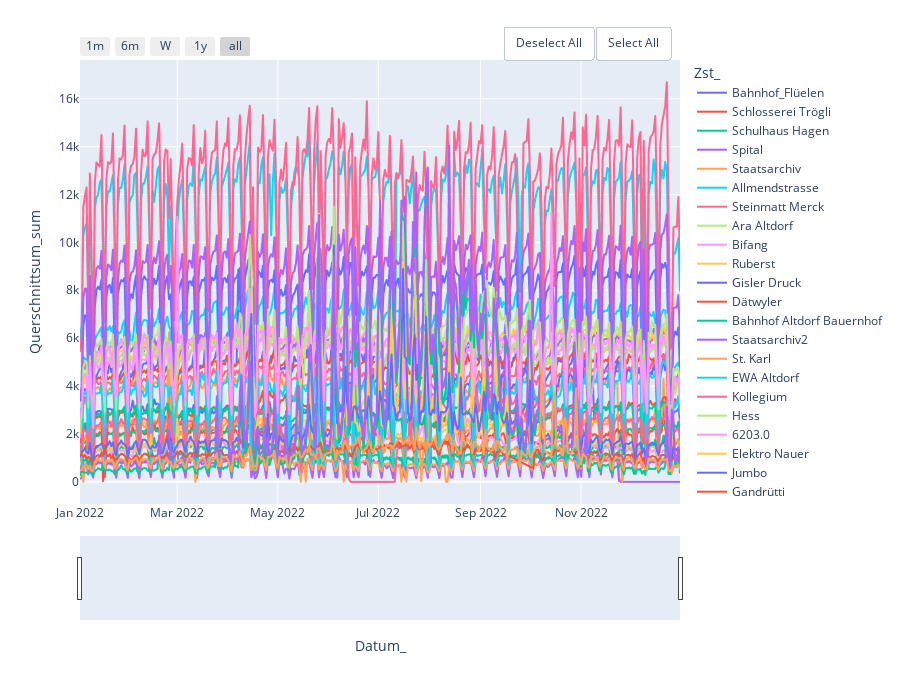

Notebook code for this chart:
### Code cell
fig = px.line(result, x="Datum_", y="Querschnittsum_sum", color='Zst_', height=700)

fig.update_layout(dict(updatemenus=[
                        dict(
                            type = "buttons",
                            direction = "left",
                            buttons=list([
                                dict(
                                    args=["visible", "legendonly"],
                                    label="Deselect All",
                                    method="restyle"
                                ),
                                dict(
                                    args=["visible", True],
                                    label="Select All",
                                    method="restyle"
                                )
                            ]),
                            pad={"r": 10, "t": 10},
                            showactive=False,
                            x=1,
                            xanchor="right",
                            y=1.1,
                            yanchor="top"
                        ),
                    ]
              ))
fig.update_layout(
    xaxis=dict(
        rangeselector=dict(
            buttons=list([
                dict(count=1,
                     label="1m",
                     step="month",
                     stepmode="backward"),
                dict(count=6,
                     label="6m",
                     step="month",
                     stepmode="backward"),
                dict(count=7,
                     label="W",
                     step="day",
                     stepmode="backward"),
                dict(count=1,
                     label="1y",
                     step="year",
                     stepmode="backward"),
                dict(step="all")
            ])
        ),
        rangeslider=dict(
            visible=True
        ),
        type="date"
    )
)

fig.show()

### Figure 1 — Plotly figure (JSON) as saved in the notebook; plotly's stock layout.template omitted (floating-point values rounded to 4 significant figures; data arrays with more than 128 entries replaced by an {"elided": "..."} marker saying what was removed)
{"data": [{"hovertemplate": "Zst_=Bahnhof_Flüelen<br>Datum_=%{x}<br>Querschnittsum_sum=%{y}<extra></extra>", "legendgroup": "Bahnhof_Flüelen", "line": {"color": "#636efa", "dash": "solid"}, "marker": {"symbol": "circle"}, "mode": "lines", "name": "Bahnhof_Flüelen", "showlegend": true, "type": "scattergl", "x": {"elided": "365 str values"}, "xaxis": "x", "y": {"elided": "365 int values"}, "yaxis": "y"}, {"hovertemplate": "Zst_=Schlosserei Trögli<br>Datum_=%{x}<br>Querschnittsum_sum=%{y}<extra></extra>", "legendgroup": "Schlosserei Trögli", "line": {"color": "#EF553B", "dash": "solid"}, "marker": {"symbol": "circle"}, "mode": "lines", "name": "Schlosserei Trögli", "showlegend": true, "type": "scattergl", "x": {"elided": "365 str values"}, "xaxis": "x", "y": {"elided": "365 int values"}, "yaxis": "y"}, {"hovertemplate": "Zst_=Schulhaus Hagen<br>Datum_=%{x}<br>Querschnittsum_sum=%{y}<extra></extra>", "legendgroup": "Schulhaus Hagen", "line": {"color": "#00cc96", "dash": "solid"}, "marker": {"symbol": "circle"}, "mode": "lines", "name": "Schulhaus Hagen", "showlegend": true, "type": "scattergl", "x": {"elided": "365 str values"}, "xaxis": "x", "y": {"elided": "365 int values"}, "yaxis": "y"}, {"hovertemplate": "Zst_=Spital<br>Datum_=%{x}<br>Querschnittsum_sum=%{y}<extra></extra>", "legendgroup": "Spital", "line": {"color": "#ab63fa", "dash": "solid"}, "marker": {"symbol": "circle"}, "mode": "lines", "name": "Spital", "showlegend": true, "type": "scattergl", "x": {"elided": "365 str values"}, "xaxis": "x", "y": {"elided": "365 int values"}, "yaxis": "y"}, {"hovertemplate": "Zst_=Staatsarchiv<br>Datum_=%{x}<br>Querschnittsum_sum=%{y}<extra></extra>", "legendgroup": "Staatsarchiv", "line": {"color": "#FFA15A", "dash": "solid"}, "marker": {"symbol": "circle"}, "mode": "lines", "name": "Staatsarchiv", "showlegend": true, "type": "scattergl", "x": {"elided": "365 str values"}, "xaxis": "x", "y": {"elided": "365 int values"}, "yaxis": "y"}, {"hovertemplate": "Zst_=Allmendstrasse<br>Datum_=%{x}<br>Querschnittsum_sum=%{y}<extra></extra>", "legendgroup": "Allmendstrasse", "line": {"color": "#19d3f3", "dash": "solid"}, "marker": {"symbol": "circle"}, "mode": "lines", "name": "Allmendstrasse", "showlegend": true, "type": "scattergl", "x": {"elided": "365 str values"}, "xaxis": "x", "y": {"elided": "365 int values"}, "yaxis": "y"}, {"hovertemplate": "Zst_=Steinmatt Merck<br>Datum_=%{x}<br>Querschnittsum_sum=%{y}<extra></extra>", "legendgroup": "Steinmatt Merck", "line": {"color": "#FF6692", "dash": "solid"}, "marker": {"symbol": "circle"}, "mode": "lines", "name": "Steinmatt Merck", "showlegend": true, "type": "scattergl", "x": {"elided": "365 str values"}, "xaxis": "x", "y": {"elided": "365 int values"}, "yaxis": "y"}, {"hovertemplate": "Zst_=Ara Altdorf<br>Datum_=%{x}<br>Querschnittsum_sum=%{y}<extra></extra>", "legendgroup": "Ara Altdorf", "line": {"color": "#B6E880", "dash": "solid"}, "marker": {"symbol": "circle"}, "mode": "lines", "name": "Ara Altdorf", "showlegend": true, "type": "scattergl", "x": {"elided": "365 str values"}, "xaxis": "x", "y": {"elided": "365 int values"}, "yaxis": "y"}, {"hovertemplate": "Zst_=Bifang<br>Datum_=%{x}<br>Querschnittsum_sum=%{y}<extra></extra>", "legendgroup": "Bifang", "line": {"color": "#FF97FF", "dash": "solid"}, "marker": {"symbol": "circle"}, "mode": "lines", "name": "Bifang", "showlegend": true, "type": "scattergl", "x": {"elided": "365 str values"}, "xaxis": "x", "y": {"elided": "365 int values"}, "yaxis": "y"}, {"hovertemplate": "Zst_=Ruberst<br>Datum_=%{x}<br>Querschnittsum_sum=%{y}<extra></extra>", "legendgroup": "Ruberst", "line": {"color": "#FECB52", "dash": "solid"}, "marker": {"symbol": "circle"}, "mode": "lines", "name": "Ruberst", "showlegend": true, "type": "scattergl", "x": {"elided": "365 str values"}, "xaxis": "x", "y": {"elided": "365 int values"}, "yaxis": "y"}, {"hovertemplate": "Zst_=Gisler Druck<br>Datum_=%{x}<br>Querschnittsum_sum=%{y}<extra></extra>", "legendgroup": "Gisler Druck", "line": {"color": "#636efa", "dash": "solid"}, "marker": {"symbol": "circle"}, "mode": "lines", "name": "Gisler Druck", "showlegend": true, "type": "scattergl", "x": {"elided": "365 str values"}, "xaxis": "x", "y": {"elided": "365 int values"}, "yaxis": "y"}, {"hovertemplate": "Zst_=Dätwyler<br>Datum_=%{x}<br>Querschnittsum_sum=%{y}<extra></extra>", "legendgroup": "Dätwyler", "line": {"color": "#EF553B", "dash": "solid"}, "marker": {"symbol": "circle"}, "mode": "lines", "name": "Dätwyler", "showlegend": true, "type": "scattergl", "x": {"elided": "365 str values"}, "xaxis": "x", "y": {"elided": "365 int values"}, "yaxis": "y"}, {"hovertemplate": "Zst_=Bahnhof Altdorf Bauernhof<br>Datum_=%{x}<br>Querschnittsum_sum=%{y}<extra></extra>", "legendgroup": "Bahnhof Altdorf Bauernhof", "line": {"color": "#00cc96", "dash": "solid"}, "marker": {"symbol": "circle"}, "mode": "lines", "name": "Bahnhof Altdorf Bauernhof", "showlegend": true, "type": "scattergl", "x": {"elided": "365 str values"}, "xaxis": "x", "y": {"elided": "365 int values"}, "yaxis": "y"}, {"hovertemplate": "Zst_=Staatsarchiv2<br>Datum_=%{x}<br>Querschnittsum_sum=%{y}<extra></extra>", "legendgroup": "Staatsarchiv2", "line": {"color": "#ab63fa", "dash": "solid"}, "marker": {"symbol": "circle"}, "mode": "lines", "name": "Staatsarchiv2", "showlegend": true, "type": "scattergl", "x": {"elided": "365 str values"}, "xaxis": "x", "y": {"elided": "365 int values"}, "yaxis": "y"}, {"hovertemplate": "Zst_=St. Karl<br>Datum_=%{x}<br>Querschnittsum_sum=%{y}<extra></extra>", "legendgroup": "St. Karl", "line": {"color": "#FFA15A", "dash": "solid"}, "marker": {"symbol": "circle"}, "mode": "lines", "name": "St. Karl", "showlegend": true, "type": "scattergl", "x": {"elided": "365 str values"}, "xaxis": "x", "y": {"elided": "365 int values"}, "yaxis": "y"}, {"hovertemplate": "Zst_=EWA Altdorf<br>Datum_=%{x}<br>Querschnittsum_sum=%{y}<extra></extra>", "legendgroup": "EWA Altdorf", "line": {"color": "#19d3f3", "dash": "solid"}, "marker": {"symbol": "circle"}, "mode": "lines", "name": "EWA Altdorf", "showlegend": true, "type": "scattergl", "x": {"elided": "364 str values"}, "xaxis": "x", "y": {"elided": "364 int values"}, "yaxis": "y"}, {"hovertemplate": "Zst_=Kollegium<br>Datum_=%{x}<br>Querschnittsum_sum=%{y}<extra></extra>", "legendgroup": "Kollegium", "line": {"color": "#FF6692", "dash": "solid"}, "marker": {"symbol": "circle"}, "mode": "lines", "name": "Kollegium", "showlegend": true, "type": "scattergl", "x": {"elided": "365 str values"}, "xaxis": "x", "y": {"elided": "365 int values"}, "yaxis": "y"}, {"hovertemplate": "Zst_=Hess<br>Datum_=%{x}<br>Querschnittsum_sum=%{y}<extra></extra>", "legendgroup": "Hess", "line": {"color": "#B6E880", "dash": "solid"}, "marker": {"symbol": "circle"}, "mode": "lines", "name": "Hess", "showlegend": true, "type": "scattergl", "x": {"elided": "344 str values"}, "xaxis": "x", "y": {"elided": "344 int values"}, "yaxis": "y"}, {"hovertemplate": "Zst_=6203.0<br>Datum_=%{x}<br>Querschnittsum_sum=%{y}<extra></extra>", "legendgroup": "6203.0", "line": {"color": "#FF97FF", "dash": "solid"}, "marker": {"symbol": "circle"}, "mode": "lines", "name": "6203.0", "showlegend": true, "type": "scattergl", "x": {"elided": "359 str values"}, "xaxis": "x", "y": {"elided": "359 int values"}, "yaxis": "y"}, {"hovertemplate": "Zst_=Elektro Nauer<br>Datum_=%{x}<br>Querschnittsum_sum=%{y}<extra></extra>", "legendgroup": "Elektro Nauer", "line": {"color": "#FECB52", "dash": "solid"}, "marker": {"symbol": "circle"}, "mode": "lines", "name": "Elektro Nauer", "showlegend": true, "type": "scattergl", "x": {"elided": "364 str values"}, "xaxis": "x", "y": {"elided": "364 int values"}, "yaxis": "y"}, {"hovertemplate": "Zst_=Jumbo<br>Datum_=%{x}<br>Querschnittsum_sum=%{y}<extra></extra>", "legendgroup": "Jumbo", "line": {"color": "#636efa", "dash": "solid"}, "marker": {"symbol": "circle"}, "mode": "lines", "name": "Jumbo", "showlegend": true, "type": "scattergl", "x": {"elided": "365 str values"}, "xaxis": "x", "y": {"elided": "365 int values"}, "yaxis": "y"}, {"hovertemplate": "Zst_=Gandrütti<br>Datum_=%{x}<br>Querschnittsum_sum=%{y}<extra></extra>", "legendgroup": "Gandrütti", "line": {"color": "#EF553B", "dash": "solid"}, "marker": {"symbol": "circle"}, "mode": "lines", "name": "Gandrütti", "showlegend": true, "type": "scattergl", "x": {"elided": "364 str values"}, "xaxis": "x", "y": {"elided": "364 int values"}, "yaxis": "y"}, {"hovertemplate": "Zst_=Adlergarten<br>Datum_=%{x}<br>Querschnittsum_sum=%{y}<extra></extra>", "legendgroup": "Adlergarten", "line": {"color": "#00cc96", "dash": "solid"}, "marker": {"symbol": "circle"}, "mode": "lines", "name": "Adlergarten", "showlegend": true, "type": "scattergl", "x": {"elided": "365 str values"}, "xaxis": "x", "y": {"elided": "365 int values"}, "yaxis": "y"}, {"hovertemplate": "Zst_=Grund Gotthardstrasse<br>Datum_=%{x}<br>Querschnittsum_sum=%{y}<extra></extra>", "legendgroup": "Grund Gotthardstrasse", "line": {"color": "#ab63fa", "dash": "solid"}, "marker": {"symbol": "circle"}, "mode": "lines", "name": "Grund Gotthardstrasse", "showlegend": true, "type": "scattergl", "x": {"elided": "365 str values"}, "xaxis": "x", "y": {"elided": "365 int values"}, "yaxis": "y"}, {"hovertemplate": "Zst_=Grund Dorfstrasse<br>Datum_=%{x}<br>Querschnittsum_sum=%{y}<extra></extra>", "legendgroup": "Grund Dorfstrasse", "line": {"color": "#FFA15A", "dash": "solid"}, "marker": {"symbol": "circle"}, "mode": "lines", "name": "Grund Dorfstrasse", "showlegend": true, "type": "scattergl", "x": {"elided": "365 str values"}, "xaxis": "x", "y": {"elided": "365 int values"}, "yaxis": "y"}, {"hovertemplate": "Zst_=Sisag<br>Datum_=%{x}<br>Querschnittsum_sum=%{y}<extra></extra>", "legendgroup": "Sisag", "line": {"color": "#19d3f3", "dash": "solid"}, "marker": {"symbol": "circle"}, "mode": "lines", "name": "Sisag", "showlegend": true, "type": "scattergl", "x": {"elided": "365 str values"}, "xaxis": "x", "y": {"elided": "365 int values"}, "yaxis": "y"}, {"hovertemplate": "Zst_=Erstfeld-Silenen<br>Datum_=%{x}<br>Querschnittsum_sum=%{y}<extra></extra>", "legendgroup": "Erstfeld-Silenen", "line": {"color": "#FF6692", "dash": "solid"}, "marker": {"symbol": "circle"}, "mode": "lines", "name": "Erstfeld-Silenen", "showlegend": true, "type": "scattergl", "x": {"elided": "337 str values"}, "xaxis": "x", "y": {"elided": "337 int values"}, "yaxis": "y"}, {"hovertemplate": "Zst_=Birtschen<br>Datum_=%{x}<br>Querschnittsum_sum=%{y}<extra></extra>", "legendgroup": "Birtschen", "line": {"color": "#B6E880", "dash": "solid"}, "marker": {"symbol": "circle"}, "mode": "lines", "name": "Birtschen", "showlegend": true, "type": "scattergl", "x": {"elided": "363 str values"}, "xaxis": "x", "y": {"elided": "363 int values"}, "yaxis": "y"}, {"hovertemplate": "Zst_=Breiteli<br>Datum_=%{x}<br>Querschnittsum_sum=%{y}<extra></extra>", "legendgroup": "Breiteli", "line": {"color": "#FF97FF", "dash": "solid"}, "marker": {"symbol": "circle"}, "mode": "lines", "name": "Breiteli", "showlegend": true, "type": "scattergl", "x": {"elided": "363 str values"}, "xaxis": "x", "y": {"elided": "363 int values"}, "yaxis": "y"}, {"hovertemplate": "Zst_=Amsteg<br>Datum_=%{x}<br>Querschnittsum_sum=%{y}<extra></extra>", "legendgroup": "Amsteg", "line": {"color": "#FECB52", "dash": "solid"}, "marker": {"symbol": "circle"}, "mode": "lines", "name": "Amsteg", "showlegend": true, "type": "scattergl", "x": {"elided": "364 str values"}, "xaxis": "x", "y": {"elided": "364 int values"}, "yaxis": "y"}, {"hovertemplate": "Zst_=Silenen-Amsteg<br>Datum_=%{x}<br>Querschnittsum_sum=%{y}<extra></extra>", "legendgroup": "Silenen-Amsteg", "line": {"color": "#636efa", "dash": "solid"}, "marker": {"symbol": "circle"}, "mode": "lines", "name": "Silenen-Amsteg", "showlegend": true, "type": "scattergl", "x": {"elided": "364 str values"}, "xaxis": "x", "y": {"elided": "364 int values"}, "yaxis": "y"}, {"hovertemplate": "Zst_=Seelisberg<br>Datum_=%{x}<br>Querschnittsum_sum=%{y}<extra></extra>", "legendgroup": "Seelisberg", "line": {"color": "#EF553B", "dash": "solid"}, "marker": {"symbol": "circle"}, "mode": "lines", "name": "Seelisberg", "showlegend": true, "type": "scattergl", "x": {"elided": "345 str values"}, "xaxis": "x", "y": {"elided": "345 int values"}, "yaxis": "y"}, {"hovertemplate": "Zst_=Bahnhof Wassen<br>Datum_=%{x}<br>Querschnittsum_sum=%{y}<extra></extra>", "legendgroup": "Bahnhof Wassen", "line": {"color": "#00cc96", "dash": "solid"}, "marker": {"symbol": "circle"}, "mode": "lines", "name": "Bahnhof Wassen", "showlegend": true, "type": "scattergl", "x": {"elided": "363 str values"}, "xaxis": "x", "y": {"elided": "363 int values"}, "yaxis": "y"}, {"hovertemplate": "Zst_=Werkhalle Wassen<br>Datum_=%{x}<br>Querschnittsum_sum=%{y}<extra></extra>", "legendgroup": "Werkhalle Wassen", "line": {"color": "#ab63fa", "dash": "solid"}, "marker": {"symbol": "circle"}, "mode": "lines", "name": "Werkhalle Wassen", "showlegend": true, "type": "scattergl", "x": {"elided": "365 str values"}, "xaxis": "x", "y": {"elided": "365 int values"}, "yaxis": "y"}, {"hovertemplate": "Zst_=Südlich Keisel Göschenen<br>Datum_=%{x}<br>Querschnittsum_sum=%{y}<extra></extra>", "legendgroup": "Südlich Keisel Göschenen", "line": {"color": "#FFA15A", "dash": "solid"}, "marker": {"symbol": "circle"}, "mode": "lines", "name": "Südlich Keisel Göschenen", "showlegend": true, "type": "scattergl", "x": {"elided": "364 str values"}, "xaxis": "x", "y": {"elided": "364 int values"}, "yaxis": "y"}], "layout": {"height": 700, "legend": {"title": {"text": "Zst_"}, "tracegroupgap": 0}, "margin": {"t": 60}, "updatemenus": [{"buttons": [{"args": ["visible", "legendonly"], "label": "Deselect All", "method": "restyle"}, {"args": ["visible", true], "label": "Select All", "method": "restyle"}], "direction": "left", "pad": {"r": 10, "t": 10}, "showactive": false, "type": "buttons", "x": 1, "xanchor": "right", "y": 1.1, "yanchor": "top"}], "xaxis": {"anchor": "y", "domain": [0, 1], "rangeselector": {"buttons": [{"count": 1, "label": "1m", "step": "month", "stepmode": "backward"}, {"count": 6, "label": "6m", "step": "month", "stepmode": "backward"}, {"count": 7, "label": "W", "step": "day", "stepmode": "backward"}, {"count": 1, "label": "1y", "step": "year", "stepmode": "backward"}, {"step": "all"}]}, "rangeslider": {"visible": true}, "title": {"text": "Datum_"}, "type": "date"}, "yaxis": {"anchor": "x", "domain": [0, 1], "title": {"text": "Querschnittsum_sum"}}}}
